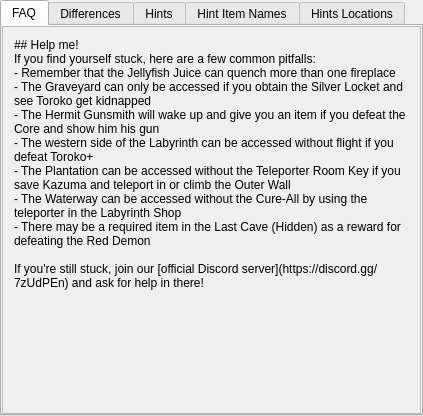
<?xml version="1.0" encoding="UTF-8"?>
<ui version="4.0">
 <class>CaveStoryHelpWidget</class>
 <widget class="QTabWidget" name="CaveStoryHelpWidget">
  <property name="geometry">
   <rect>
    <x>0</x>
    <y>0</y>
    <width>423</width>
    <height>416</height>
   </rect>
  </property>
  <property name="currentIndex">
   <number>0</number>
  </property>
  <widget class="QWidget" name="faq_tab">
   <attribute name="title">
    <string>FAQ</string>
   </attribute>
   <layout class="QGridLayout" name="faq_layout">
    <property name="leftMargin">
     <number>0</number>
    </property>
    <property name="topMargin">
     <number>0</number>
    </property>
    <property name="rightMargin">
     <number>0</number>
    </property>
    <property name="bottomMargin">
     <number>0</number>
    </property>
    <item row="0" column="0">
     <widget class="QScrollArea" name="faq_scroll_area">
      <property name="widgetResizable">
       <bool>true</bool>
      </property>
      <widget class="QWidget" name="faq_scroll_area_contents">
       <property name="geometry">
        <rect>
         <x>0</x>
         <y>0</y>
         <width>417</width>
         <height>384</height>
        </rect>
       </property>
       <layout class="QGridLayout" name="gridLayout_9">
        <item row="0" column="0">
         <widget class="QLabel" name="faq_label">
          <property name="text">
           <string>## Help me!
If you find yourself stuck, here are a few common pitfalls:
- Remember that the Jellyfish Juice can quench more than one fireplace
- The Graveyard can only be accessed if you obtain the Silver Locket and see Toroko get kidnapped
- The Hermit Gunsmith will wake up and give you an item if you defeat the Core and show him his gun
- The western side of the Labyrinth can be accessed without flight if you defeat Toroko+
- The Plantation can be accessed without the Teleporter Room Key if you save Kazuma and teleport in or climb the Outer Wall
- The Waterway can be accessed without the Cure-All by using the teleporter in the Labyrinth Shop
- There may be a required item in the Last Cave (Hidden) as a reward for defeating the Red Demon

If you're still stuck, join our [official Discord server](https://discord.gg/7zUdPEn) and ask for help in there!</string>
          </property>
          <property name="textFormat">
           <enum>Qt::MarkdownText</enum>
          </property>
          <property name="alignment">
           <set>Qt::AlignLeading|Qt::AlignLeft|Qt::AlignTop</set>
          </property>
          <property name="wordWrap">
           <bool>true</bool>
          </property>
         </widget>
        </item>
       </layout>
      </widget>
     </widget>
    </item>
   </layout>
  </widget>
  <widget class="QWidget" name="differences_tab">
   <attribute name="title">
    <string>Differences</string>
   </attribute>
   <layout class="QVBoxLayout" name="differences_tab_layout">
    <property name="leftMargin">
     <number>0</number>
    </property>
    <property name="topMargin">
     <number>0</number>
    </property>
    <property name="rightMargin">
     <number>0</number>
    </property>
    <property name="bottomMargin">
     <number>0</number>
    </property>
    <item>
     <widget class="QScrollArea" name="differences_scroll_area">
      <property name="widgetResizable">
       <bool>true</bool>
      </property>
      <widget class="QWidget" name="differences_scroll_contents">
       <property name="geometry">
        <rect>
         <x>0</x>
         <y>0</y>
         <width>403</width>
         <height>956</height>
        </rect>
       </property>
       <layout class="QVBoxLayout" name="differences_scroll_layout_4">
        <item>
         <widget class="QLabel" name="differences_label">
          <property name="text">
           <string>## Main differences
Note that there are a few key differences from the vanilla game in order to improve the playing experience:

- All 5 teleporter locations in Arthur's House are active from the beginning of the game
- All other teleporters from the vanilla game are active and linked to one another at all times
- A teleporter between Sand Zone (near the Storehouse) and Labyrinth I has been placed and can be activated in one of two ways:
   1. Defeating Toroko+
   2. Using the teleporter from the Labyrinth I side
- Most cutscenes have been abridged or skipped entirely
- Jellyfish Juice can be used an infinite number of times
- You can carry as many as 5 puppies at once: Jenka will only accept them once you've collected all 5
- Certain items that are received from NPCs have been placed in chests:
  - Labyrinth B (Fallen Booster)
  - Labyrinth Shop
    - One requiring the Machine Gun to open
    - One requiring the Fireball to open
    - One requiring the Spur to open
  - Jail no. 1
  - Storage? (Ma Pignon)
    - This chest requires saving Curly in the Waterway to open
- If you don't have Curly's Air Tank after defeating the Core, the water will not rise and you may leave without dying
- Curly cannot be left behind permanently in the Core; the shutter will never close once the boss has been defeated
- The jump in the Waterway to save Curly has been made much easier
- Ironhead will always give you his item on defeat (but there's still a special surprise if you defeat him without taking damage!)
- Kazuma will only open the door between Egg no. 0 and the Outer Wall if you save him in Grasstown
- Kazuma's door can be blown down from both the outside and the inside
- Entering the Throne Room to complete the game requires doing a few things:
  1. Saving Sue in the Egg Corridor
  2. Obtaining the Booster 2.0 (for Best Ending and up)
  3. Obtaining the Iron Bond (for Best Ending and up)
  4. Defeating every boss (for All Bosses and up)
  5. Obtaining all 66 items outside of Sacred Grounds (for 100%)
- In Bad Ending, leaving the island with Kazuma on the Outer Wall requires two things:
  1. Saving Kazuma using the Explosive
  2. Defeating the Core</string>
          </property>
          <property name="textFormat">
           <enum>Qt::MarkdownText</enum>
          </property>
          <property name="alignment">
           <set>Qt::AlignLeading|Qt::AlignLeft|Qt::AlignTop</set>
          </property>
          <property name="wordWrap">
           <bool>true</bool>
          </property>
         </widget>
        </item>
       </layout>
      </widget>
     </widget>
    </item>
   </layout>
  </widget>
  <widget class="QWidget" name="hints_tab">
   <attribute name="title">
    <string>Hints</string>
   </attribute>
   <layout class="QVBoxLayout" name="hints_tab_layout">
    <property name="spacing">
     <number>0</number>
    </property>
    <property name="leftMargin">
     <number>0</number>
    </property>
    <property name="topMargin">
     <number>0</number>
    </property>
    <property name="rightMargin">
     <number>0</number>
    </property>
    <property name="bottomMargin">
     <number>0</number>
    </property>
    <item>
     <widget class="QScrollArea" name="hints_scroll_area">
      <property name="widgetResizable">
       <bool>true</bool>
      </property>
      <widget class="QWidget" name="hints_scroll_area_contents">
       <property name="geometry">
        <rect>
         <x>0</x>
         <y>0</y>
         <width>417</width>
         <height>384</height>
        </rect>
       </property>
       <layout class="QVBoxLayout" name="hints_scroll_layout">
        <item>
         <widget class="QLabel" name="hints_label">
          <property name="text">
           <string>In Cave Story, you can find hints from the following sources:

**Blue Robots and Cthulhus**: Each of these friendly folks will provide a general hint about items in the game.

**MALCO**: MALCO provides a hint about the item he gives as a reward for bringing him the bomb ingredients.

**Jenka**: Jenka provides a hint about the item she gives as a reward for returning all 5 of her puppies.

**Mrs. Little**: Mrs. Little provides a hint about the item Mr. Little gives as a reward for returning him home and showing him the Blade.

**Numahachi**: In the Statue Chamber, Numahachi will provide two hints about the items found in Sacred Grounds.</string>
          </property>
          <property name="textFormat">
           <enum>Qt::MarkdownText</enum>
          </property>
          <property name="alignment">
           <set>Qt::AlignLeading|Qt::AlignLeft|Qt::AlignTop</set>
          </property>
          <property name="wordWrap">
           <bool>true</bool>
          </property>
         </widget>
        </item>
       </layout>
      </widget>
     </widget>
    </item>
   </layout>
  </widget>
  <widget class="QWidget" name="hint_item_names_tab">
   <attribute name="title">
    <string>Hint Item Names</string>
   </attribute>
   <layout class="QVBoxLayout" name="hint_item_names_layout">
    <property name="spacing">
     <number>0</number>
    </property>
    <property name="leftMargin">
     <number>0</number>
    </property>
    <property name="topMargin">
     <number>0</number>
    </property>
    <property name="rightMargin">
     <number>0</number>
    </property>
    <property name="bottomMargin">
     <number>0</number>
    </property>
    <item>
     <widget class="QScrollArea" name="hint_item_names_scroll_area">
      <property name="widgetResizable">
       <bool>true</bool>
      </property>
      <property name="alignment">
       <set>Qt::AlignLeading|Qt::AlignLeft|Qt::AlignTop</set>
      </property>
      <widget class="QWidget" name="hint_item_names_scroll_contents">
       <property name="geometry">
        <rect>
         <x>0</x>
         <y>0</y>
         <width>417</width>
         <height>384</height>
        </rect>
       </property>
       <layout class="QVBoxLayout" name="hint_item_names_scroll_layout">
        <item>
         <widget class="QLabel" name="hint_item_names_label">
          <property name="text">
           <string>&lt;html&gt;&lt;head/&gt;&lt;body&gt;&lt;p&gt;When
                                                items are referenced in a hint, multiple names can be
                                                used depending on how precise the hint is. The names
                                                each item can use are the following:&lt;/p&gt;&lt;/body&gt;&lt;/html&gt;
                                            </string>
          </property>
          <property name="alignment">
           <set>Qt::AlignLeading|Qt::AlignLeft|Qt::AlignTop</set>
          </property>
          <property name="wordWrap">
           <bool>true</bool>
          </property>
         </widget>
        </item>
        <item>
         <widget class="QTableWidget" name="hint_item_names_tree_widget">
          <property name="editTriggers">
           <set>QAbstractItemView::NoEditTriggers</set>
          </property>
          <property name="sortingEnabled">
           <bool>true</bool>
          </property>
          <column>
           <property name="text">
            <string>Item</string>
           </property>
          </column>
          <column>
           <property name="text">
            <string>Precise Category</string>
           </property>
          </column>
          <column>
           <property name="text">
            <string>General Category</string>
           </property>
          </column>
          <column>
           <property name="text">
            <string>Broad Category</string>
           </property>
          </column>
         </widget>
        </item>
       </layout>
      </widget>
     </widget>
    </item>
   </layout>
  </widget>
  <widget class="QWidget" name="hint_locations_tab">
   <attribute name="title">
    <string>Hints Locations</string>
   </attribute>
   <layout class="QVBoxLayout" name="hint_tab_layout">
    <property name="leftMargin">
     <number>0</number>
    </property>
    <property name="topMargin">
     <number>0</number>
    </property>
    <property name="rightMargin">
     <number>0</number>
    </property>
    <property name="bottomMargin">
     <number>0</number>
    </property>
    <item>
     <widget class="QScrollArea" name="hint_locations_scroll_area">
      <property name="widgetResizable">
       <bool>true</bool>
      </property>
      <property name="alignment">
       <set>Qt::AlignLeading|Qt::AlignLeft|Qt::AlignTop</set>
      </property>
      <widget class="QWidget" name="hint_locations_scroll_contents">
       <property name="geometry">
        <rect>
         <x>0</x>
         <y>0</y>
         <width>417</width>
         <height>384</height>
        </rect>
       </property>
       <layout class="QVBoxLayout" name="hint_scroll_layout">
        <item>
         <widget class="QLabel" name="hint_locations_label">
          <property name="text">
           <string>&lt;html&gt;&lt;head/&gt;&lt;body&gt;&lt;p&gt;Hints
                                                are placed in the game by replacing character dialog.
                                                The following are the areas that may have a hint added
                                                to them:&lt;/p&gt;&lt;/body&gt;&lt;/html&gt;
                                            </string>
          </property>
          <property name="alignment">
           <set>Qt::AlignLeading|Qt::AlignLeft|Qt::AlignTop</set>
          </property>
          <property name="wordWrap">
           <bool>true</bool>
          </property>
         </widget>
        </item>
        <item>
         <widget class="QTreeWidget" name="hint_locations_tree_widget">
          <column>
           <property name="text">
            <string>Location</string>
           </property>
          </column>
         </widget>
        </item>
       </layout>
      </widget>
     </widget>
    </item>
   </layout>
  </widget>
 </widget>
 <layoutdefault spacing="6" margin="11"/>
 <resources/>
 <connections/>
</ui>
